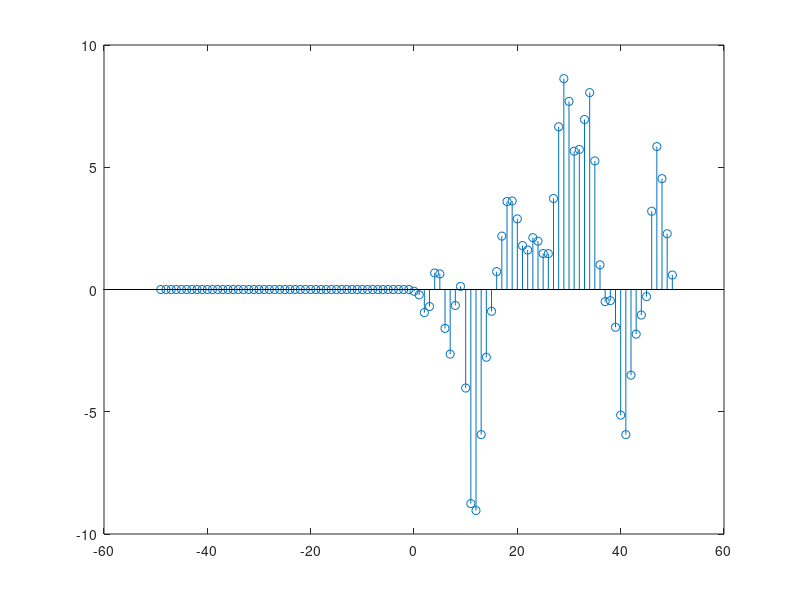
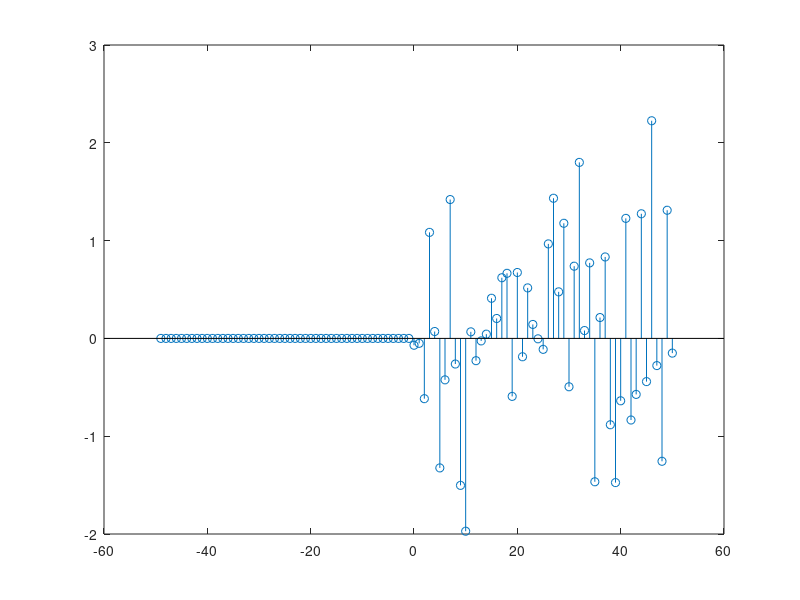

The MATLAB script that drew these images, in order: (Note: this script raises an error after producing the figures.)
% linearity check
aa = rand; bb = rand;
xx1 = randn(1,100);
xx2 = randn(1,100);
% combined signal
cs = aa*xx1 + bb*xx2;
% system: 4 point running average
% y[n] = 1/4*(x[n] + x[n-1] + x[n-2] + x[n-3])
Fcs = 1/4*( cs + [0,cs(1:99)] + [0,0,cs(1:98)] + ...
[0,0,0,cs(1:97)]);
Fxx1 = 1/4*( xx1 + [0,xx1(1:99)] + [0,0,xx1(1:98)] + ...
[0,0,0,xx1(1:97)]);
Fxx2 = 1/4*( xx2 + [0,xx2(1:99)] + [0,0,xx2(1:98)] + ...
[0,0,0,xx2(1:97)]);
cF = aa*Fxx1 + bb*Fxx2;
norm(cF-Fcs)
eps

% causality
nn = -49:50; % 100 points around 0
xx = randn(size(nn)) .* double(nn >= 0);
stem(nn,xx)
Fxx = 1/4*( xx + [0,xx(1:99)] + [0,0,xx(1:98)] + ...
[0,0,0,xx(1:97)]);
stem(nn,Fxx)
norm(Fxx(nn < 0))
% time shift invariance
% test vector xx
% output of time shifted input
xxts = [0,xx(1:99)];
Fxxts = 1/4*( xxts + [0,xxts(1:99)] + [0,0,xxts(1:98)] + ...
[0,0,0,xxts(1:97)]);

% time shifted output
tsFxx = [0,Fxx(1:99)];
% compare only the real parts of the signal...
norm(Fxxts(2:99) - tsFxx(2:99))
%% system coefficients
% y[n] = x[n] + 2x[n-1] + 2x[n-2] + x[n-3] + ...
%  0.4y[n-1]
bb = [1,2,2,1];
aa = [1, -0.4,0,0];

% zeros and poles
zplane(bb,aa)
roots(bb) % zero locatioins
roots(aa)
% test signal xx
yy = filter(bb,aa,xx) ; % LTI system = filter()
stem(nn,xx)
figure(2); stem(nn,xx)
figure(1); stem(nn,yy)
% impulse response...
dd = double(nn == 0); % discrete delta
hh = filter(bb,aa,dd); % impulse response
stem(nn,h)
stem(nn,hh)
norm(hh(nn > 0))
zpl
zplane(bb,aa)
Fs = 1000; % sampling rate
Fs
freqz(bb,aa, 1024, Fs)
% low pass system with about 20dB gain
bb = bb / max(abs(freqz(bb,aa, 1024, Fs)));
freqz(bb,aa, 1024, Fs)
doc
grpdelay(bb,aa)